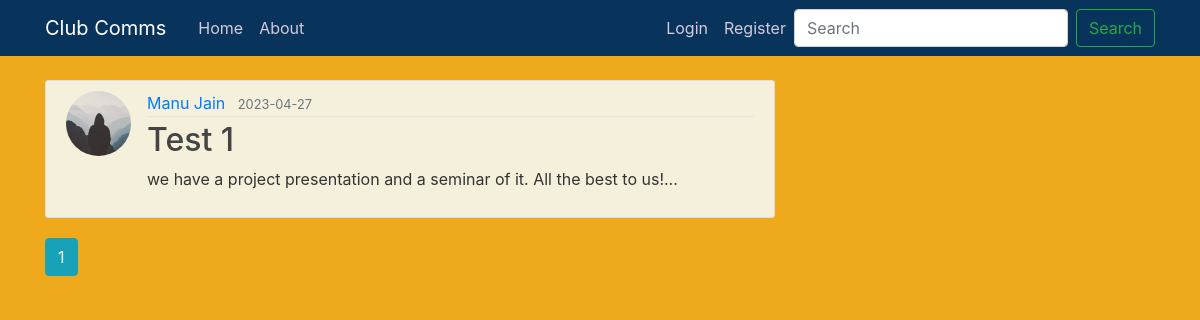
The page /home on the database its author committed.
### flaskblog/models.py (models this page shows, shortened)
class Post(db.Model):
    id = db.Column(db.Integer, primary_key=True)
    title = db.Column(db.String(100), nullable=False)
    date_posted = db.Column(db.DateTime, nullable=False, default=datetime.utcnow)
    content = db.Column(db.Text, nullable=False)
    user_id = db.Column(db.Integer, db.ForeignKey('user.id'), nullable=False)

class User(db.Model, UserMixin):
    id = db.Column(db.Integer, primary_key=True)
    username = db.Column(db.String(20), unique=True, nullable=False)
    email = db.Column(db.String(120), unique=True, nullable=False)
    image_file = db.Column(db.String(20), nullable=False, default='default.jpg')
    password = db.Column(db.String(60), nullable=False)
    posts = db.relationship('Post', backref='author', lazy=True)

### flaskblog/routes.py (the view)
@app.route("/")
@app.route("/home")
def home():
    page = request.args.get('page', 1, type=int)
    users = User.query.all()
    posts = Post.query.order_by(Post.date_posted.desc()).paginate(page=page, per_page=5)
    return render_template('home.html', posts=posts, users=users)

### flaskblog/templates/home.html
{% extends "layout.html" %}
{% block content %}
    {% for post in posts.items %}
        <article class="media content-section">
          <img class="rounded-circle article-img" src="{{ url_for('static', filename='profile_pics/' + post.author.image_file) }}">
          <div class="media-body">
            <div class="article-metadata">
              <a class="mr-2" href="{{ url_for('user_posts', username=post.author.username) }}">{{ post.author.username }}</a>
              <small class="text-muted">{{ post.date_posted.strftime('%Y-%m-%d') }}</small>
            </div>
            <h2><a class="article-title" href="{{ url_for('post', post_id=post.id) }}">{{ post.title }}</a></h2>
            <p class="article-content">{{ post.content.split()[:30] | join(" ") ~ "..." }}</p>
          </div>
        </article>
    {% endfor %}
    {% for page_num in posts.iter_pages(left_edge=1, right_edge=1, left_current=1, right_current=2) %}
      {% if page_num %}
        {% if posts.page == page_num %}
          <a class="btn btn-info mb-4" href="{{ url_for('home', page=page_num) }}">{{ page_num }}</a>
        {% else %}
          <a class="btn btn-outline-info mb-4" href="{{ url_for('home', page=page_num) }}">{{ page_num }}</a>
        {% endif %}
      {% else %}
        ...
      {% endif %}
    {% endfor %}
{% endblock content %}

### flaskblog/static/main.css (style rules this page uses)
body { background: #efa91d; color: #333333; margin-top: 5rem; }
h1, h2, h3, h4, h5, h6 { color: #444444; }
.content-section { background: #f4f0db; padding: 10px 20px; border: 1px solid #dddddd; border-radius: 3px; margin-bottom: 20px; }
.article-title { color: #444444; }
.article-content { white-space: pre-line; }
.article-img { height: 65px; width: 65px; margin-right: 16px; }
.article-metadata { padding-bottom: 1px; margin-bottom: 4px; border-bottom: 1px solid #e3e3e3 }

### rows shown on the page
Post: image_file (placeholder picture), author.username "Manu Jain", date_posted "2023-04-27", title "Test 1", content "we have a project presentation and a seminar of it. All the best to us!..."

### other values the page prints
{{ page_num }} "1"
